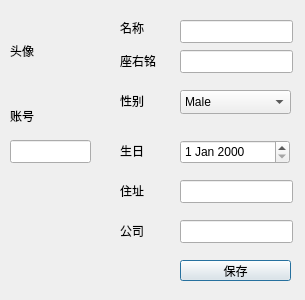
<?xml version="1.0" encoding="UTF-8"?>
<ui version="4.0">
 <class>DInfo</class>
 <widget class="QDialog" name="DInfo">
  <property name="geometry">
   <rect>
    <x>0</x>
    <y>0</y>
    <width>305</width>
    <height>300</height>
   </rect>
  </property>
  <property name="windowTitle">
   <string>Dialog</string>
  </property>
  <widget class="QLabel" name="avatarLabel">
   <property name="geometry">
    <rect>
     <x>10</x>
     <y>10</y>
     <width>81</width>
     <height>81</height>
    </rect>
   </property>
   <property name="styleSheet">
    <string notr="true">/*QLabel {

    border: 1px solid #003366; 
    border-radius: 25px; 
    padding: 10px;  
    width: 50px; 
    height: 50px;
    text-align: center; 
}
*/</string>
   </property>
   <property name="text">
    <string>头像</string>
   </property>
  </widget>
  <widget class="QLineEdit" name="nameEdit">
   <property name="geometry">
    <rect>
     <x>180</x>
     <y>20</y>
     <width>113</width>
     <height>23</height>
    </rect>
   </property>
  </widget>
  <widget class="QLineEdit" name="mottoEdit">
   <property name="geometry">
    <rect>
     <x>180</x>
     <y>50</y>
     <width>113</width>
     <height>23</height>
    </rect>
   </property>
  </widget>
  <widget class="QLineEdit" name="locationEdit">
   <property name="geometry">
    <rect>
     <x>180</x>
     <y>180</y>
     <width>113</width>
     <height>23</height>
    </rect>
   </property>
  </widget>
  <widget class="QLineEdit" name="companyEdit">
   <property name="geometry">
    <rect>
     <x>180</x>
     <y>220</y>
     <width>113</width>
     <height>23</height>
    </rect>
   </property>
  </widget>
  <widget class="QComboBox" name="genderCombo">
   <property name="geometry">
    <rect>
     <x>180</x>
     <y>90</y>
     <width>111</width>
     <height>24</height>
    </rect>
   </property>
   <item>
    <property name="text">
     <string>Male</string>
    </property>
   </item>
   <item>
    <property name="text">
     <string>Female</string>
    </property>
   </item>
   <item>
    <property name="text">
     <string>Other</string>
    </property>
   </item>
  </widget>
  <widget class="QPushButton" name="saveButton">
   <property name="geometry">
    <rect>
     <x>180</x>
     <y>260</y>
     <width>111</width>
     <height>21</height>
    </rect>
   </property>
   <property name="text">
    <string>保存</string>
   </property>
  </widget>
  <widget class="QDateEdit" name="birthdayEdit">
   <property name="geometry">
    <rect>
     <x>180</x>
     <y>140</y>
     <width>110</width>
     <height>24</height>
    </rect>
   </property>
  </widget>
  <widget class="QLabel" name="label">
   <property name="geometry">
    <rect>
     <x>120</x>
     <y>140</y>
     <width>61</width>
     <height>21</height>
    </rect>
   </property>
   <property name="text">
    <string>生日</string>
   </property>
  </widget>
  <widget class="QLabel" name="label_2">
   <property name="geometry">
    <rect>
     <x>120</x>
     <y>220</y>
     <width>61</width>
     <height>21</height>
    </rect>
   </property>
   <property name="text">
    <string>公司</string>
   </property>
  </widget>
  <widget class="QLabel" name="label_3">
   <property name="geometry">
    <rect>
     <x>120</x>
     <y>50</y>
     <width>61</width>
     <height>21</height>
    </rect>
   </property>
   <property name="text">
    <string>座右铭</string>
   </property>
  </widget>
  <widget class="QLabel" name="label_4">
   <property name="geometry">
    <rect>
     <x>120</x>
     <y>180</y>
     <width>61</width>
     <height>21</height>
    </rect>
   </property>
   <property name="text">
    <string>住址</string>
   </property>
  </widget>
  <widget class="QLabel" name="label_5">
   <property name="geometry">
    <rect>
     <x>120</x>
     <y>90</y>
     <width>61</width>
     <height>21</height>
    </rect>
   </property>
   <property name="text">
    <string>性别</string>
   </property>
  </widget>
  <widget class="QLabel" name="label_6">
   <property name="geometry">
    <rect>
     <x>120</x>
     <y>20</y>
     <width>54</width>
     <height>16</height>
    </rect>
   </property>
   <property name="text">
    <string>名称</string>
   </property>
  </widget>
  <widget class="QLineEdit" name="accountEdit">
   <property name="geometry">
    <rect>
     <x>10</x>
     <y>140</y>
     <width>81</width>
     <height>23</height>
    </rect>
   </property>
   <property name="text">
    <string/>
   </property>
   <property name="readOnly">
    <bool>true</bool>
   </property>
  </widget>
  <widget class="QLabel" name="label_7">
   <property name="geometry">
    <rect>
     <x>10</x>
     <y>100</y>
     <width>91</width>
     <height>31</height>
    </rect>
   </property>
   <property name="text">
    <string>账号</string>
   </property>
  </widget>
 </widget>
 <tabstops>
  <tabstop>accountEdit</tabstop>
  <tabstop>nameEdit</tabstop>
  <tabstop>mottoEdit</tabstop>
  <tabstop>genderCombo</tabstop>
  <tabstop>birthdayEdit</tabstop>
  <tabstop>locationEdit</tabstop>
  <tabstop>companyEdit</tabstop>
  <tabstop>saveButton</tabstop>
 </tabstops>
 <resources/>
 <connections/>
</ui>
